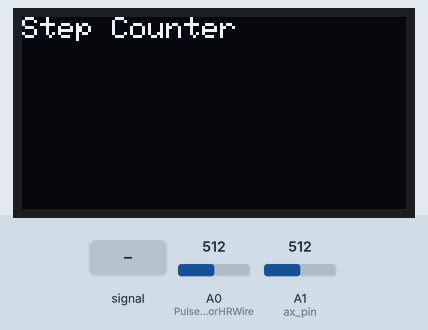
Recording of a sketch running on a simulated Arduino Uno, built with avr-gcc and run on an emulated ATmega328P. On the bench: 128×64 one-colour display. The test bench sets the inputs (shaded band); at power-on: A0 (PulseSensorHRWire) = 512, A1 (ax_pin) = 512. The display library's start-up logo is not drawn; what the sketch prints to the serial monitor is not drawn.

Above: at 2.1 s.
At 5.2 s:
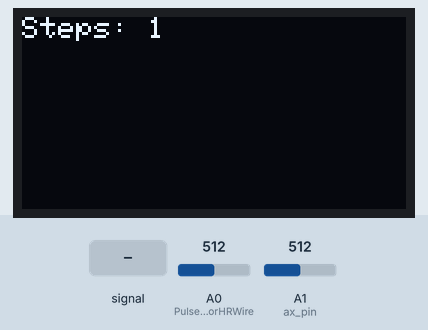
5.3 s: A0 (PulseSensorHRWire) fed a 200 Hz sine of ±81 counts around its level
7.1 s: A0 (PulseSensorHRWire) set to 490
8.9 s: A0 (PulseSensorHRWire) fed a 1000 Hz sine of ±255 counts around its level
At 9.41 s:
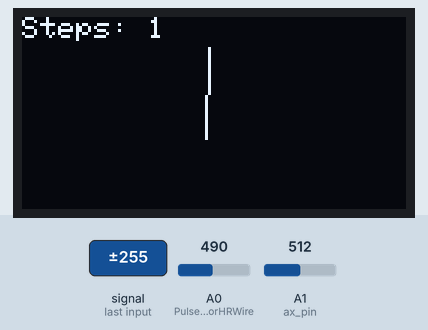
10.7 s: A1 (ax_pin) set to 340
At 11.23 s:
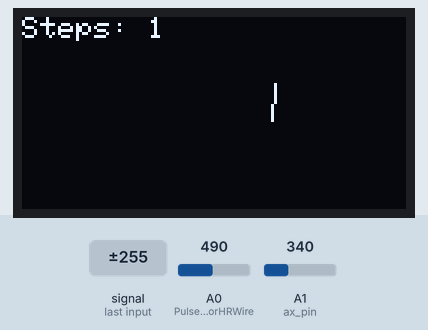
12.5 s: A1 (ax_pin) set to 306
At 13.97 s:
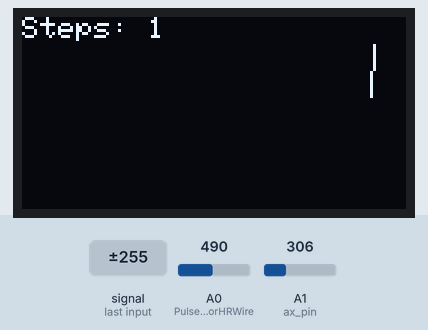
15.5 s: A0 (PulseSensorHRWire) set to 510
At 15.79 s:
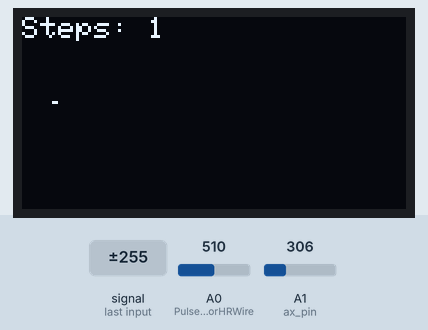
Timing chart, 0 to 18.1 s (numbered marks = the images above; inputs shaded):
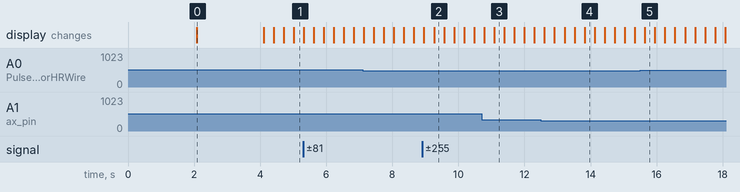

Measured:
- what the display in image 0 shows lasts 2.0 s, from 2.1 s to 4.1 s

The sketch:

Wearable_Fitness_TRacker.ino
```cpp
#include <Wire.h>
#include <Adafruit_GFX.h>
#include <Adafruit_SSD1306.h>

#define SCREEN_WIDTH 128 // OLED display width, in pixels
#define SCREEN_HEIGHT 64 // OLED display height, in pixels

#define OLED_RESET -1    // Reset pin # (or -1 if sharing Arduino reset pin)
#define SCREEN_ADDRESS 0x3C // OLED display address (for I2C)

Adafruit_SSD1306 display(SCREEN_WIDTH, SCREEN_HEIGHT, &Wire, OLED_RESET); // Initialize with I2C addr 0x3C
float threshold = 1; // Adjust this threshold based on your accelerometer sensitivity
int steps = 0;
float lastAcceleration = 0.0;
int ax_pin = A1;
int ay_pin = A2;
int az_pin = A3;

// Heart rate sensor settings
unsigned long previousMillisGetHR = 0;
unsigned long previousMillisResultHR = 0;
const long intervalGetHR = 20;
const long intervalResultHR = 10000;
int PulseSensorSignal;
const int PulseSensorHRWire = A0;
const int LED_A1 = A1;
int UpperThreshold = 550;
int LowerThreshold = 500;
int cntHB = 0;
boolean ThresholdStat = true;
int BPMval = 0;
int x = 0;
int y = 0;
int lastx = 0;
int lasty = 0;

// Heart icon for OLED
const unsigned char Heart_Icon[] PROGMEM = {
  0x00, 0x00, 0x18, 0x30, 0x3c, 0x78, 0x7e, 0xfc, 0xff, 0xfe, 0xff, 0xfe, 0xee, 0xee, 0xd5, 0x56,
  0x7b, 0xbc, 0x3f, 0xf8, 0x1f, 0xf0, 0x0f, 0xe0, 0x07, 0xc0, 0x03, 0x80, 0x01, 0x00, 0x00, 0x00
};


void setup() {
  Serial.begin(9600);

  // Initialize the OLED display
  if (!display.begin(SSD1306_SWITCHCAPVCC, SCREEN_ADDRESS)) {
    Serial.println(F("SSD1306 allocation failed"));
    for (;;) ;
  }

  display.display(); // Clear the display buffer
  delay(2000); // Delay to give time for the OLED to initialize

  display.clearDisplay(); // Clear the display buffer
  display.setTextSize(1); // Set text size
  display.setTextColor(SSD1306_WHITE); // Set text color
  display.setCursor(0, 0); // Set cursor position
  display.println(F("Step Counter")); // Display welcome message
  display.display(); // Show welcome message
  delay(2000); // Delay to show welcome message
}

void loop() {
  display.clearDisplay(); // Clear the display buffer
  display.setTextSize(1); // Set text size
  display.setTextColor(SSD1306_WHITE); // Set text color
  display.setCursor(0, 0); // Set cursor position

  float currentAcceleration = readAcceleration();

  if (isPeak(currentAcceleration, lastAcceleration)) {
    steps++; // Increment step count
  }

  //Serial.print(steps);

  // Update step count on the display
  display.print(F("Steps: "));
  display.println(steps);
  display.display(); // Show step count
  //delay(10); // Delay before updating display

  lastAcceleration = currentAcceleration;
  // Read heart rate data
  GetHeartRate();

  // Display steps and heart rate
  display.clearDisplay();
  display.setTextSize(1);
  display.setTextColor(SSD1306_WHITE);
  display.setCursor(0, 0);
  display.print(F("Steps: "));
  display.println(steps);
  display.drawBitmap(0, 47, Heart_Icon, 16, 16, WHITE);
  display.drawLine(0, 43, 127, 43, WHITE);
  display.setTextSize(2);
  display.setCursor(20, 48);
  display.print(": ");
  display.print(BPMval);
  display.print(" BPM");
  display.display();

  //delay(10);
}

// Function to read acceleration from the accelerometer
float readAcceleration() {
  float acc = analogRead(ax_pin);
  float acceleration = (acc-261)/50 - 1;
  Serial.println(acceleration);
  return acceleration;
}

// Function to detect peaks in acceleration data
bool isPeak(float current, float previous) {
  return current > threshold && previous <= threshold;
}

// Function to read and calculate heart rate
void GetHeartRate() {
  unsigned long currentMillisGetHR = millis();
  if (currentMillisGetHR - previousMillisGetHR >= intervalGetHR) {
    previousMillisGetHR = currentMillisGetHR;
    PulseSensorSignal = analogRead(PulseSensorHRWire);
    if (PulseSensorSignal > UpperThreshold && ThresholdStat == true) {
      cntHB++;
      ThresholdStat = false;
      digitalWrite(LED_A1, HIGH);
    }
    if (PulseSensorSignal < LowerThreshold) {
      ThresholdStat = true;
      digitalWrite(LED_A1, LOW);
    }
    DrawGraph();
  }

  unsigned long currentMillisResultHR = millis();
  if (currentMillisResultHR - previousMillisResultHR >= intervalResultHR) {
    previousMillisResultHR = currentMillisResultHR;
    BPMval = cntHB * 6;
    Serial.print("BPM : ");
    Serial.println(BPMval);
    cntHB = 0;
  }
}

// Function to draw heart rate graph
void DrawGraph() {
  if (x > 127) {
    display.fillRect(0, 0, 128, 42, BLACK);
    x = 0;
    lastx = 0;
  }

  int ySignal = PulseSensorSignal;
  if (ySignal > 850) ySignal = 850;
  if (ySignal < 350) ySignal = 350;

  int ySignalMap = map(ySignal, 350, 850, 0, 40);
  y = 40 - ySignalMap;

  display.writeLine(lastx, lasty, x, y, WHITE);
  display.display();

  lastx = x;
  lasty = y;
  x++;
}
```
